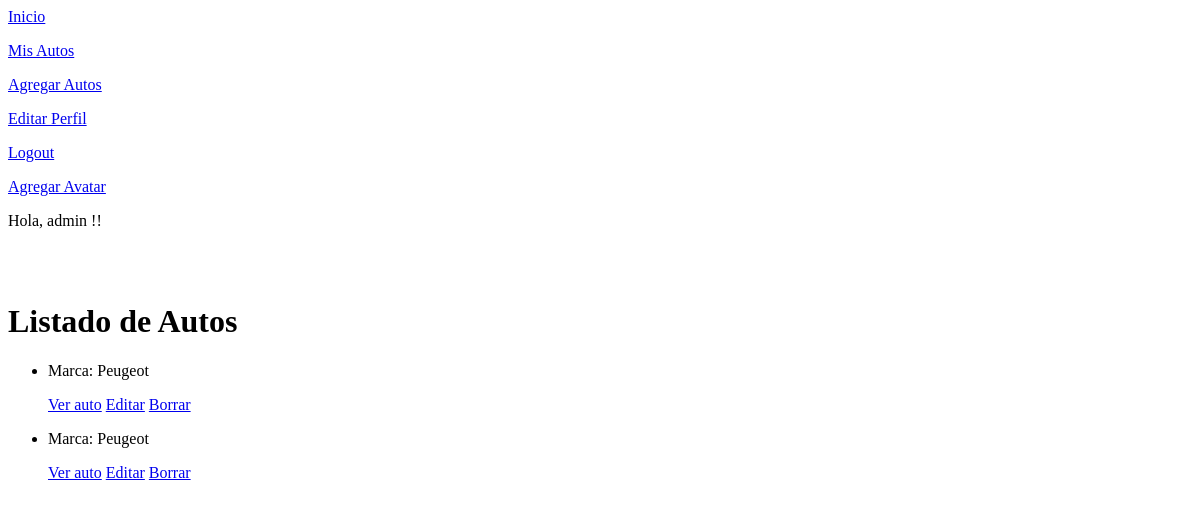
/blog/Autos/list (signed in), run on an earlier commit of the app's database.
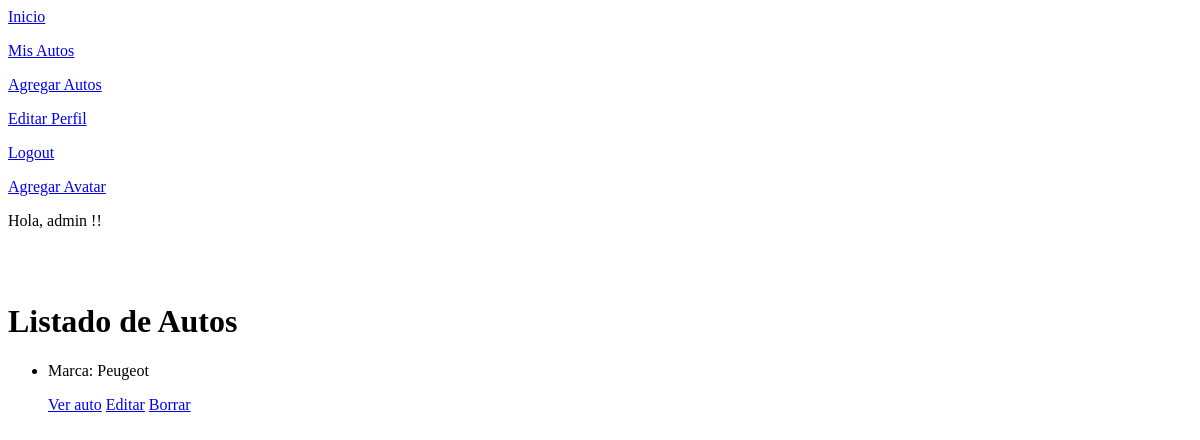
And on a later commit of the database.
### blog/models.py (models this page shows, shortened)
class AutosNuevo(models.Model):
    marca = models.CharField(max_length=30)
    modelo = models.CharField(max_length=30)
    version = models.CharField(max_length=30)
    fecha_de_fabricacion = models.DateField(null=True)
    color = models.CharField(max_length=30)

### blog/views.py (the view)
# urls.py: path("Autos/list", AutosList.as_view(), name="AutosList"),
class AutosList(LoginRequiredMixin, ListView):
    model = AutosNuevo
    template_name = "blog/Autos_list.html"

### blog/templates/blog/Autos_list.html
{% extends "blog/madre.html" %}
{% block inserte_aqui_su_contenido %}
<h1>Listado de Autos </h1>
{% if object_list %}
    <ul>
        {% for AutosNuevo in object_list %}
      <li>
               <p>Marca: {{ AutosNuevo.marca }}</p>
            <p>
                <a href="{% url 'AutosDetail' AutosNuevo.id %}">Ver auto</a>
                <a href="{% url 'AutosUpdate' AutosNuevo.id %}">Editar</a>
                <a href="{% url 'AutosDelete' AutosNuevo.id %}">Borrar</a>
            </p>
        </li>
        {% endfor %}
    </ul>
{% else %}
<h3>No hay autos agregados aún!</h3>
{% endif %}
{% endblock %}

### blog/templates/blog/madre.html (shortened to what this page needs)
<p><a href="{% url 'Inicio' %}">Inicio</a></p>
<p><a href="{% url 'AutosList' %}">Mis Autos</a></p>
<p><a href="{% url 'AutosNew' %}">Agregar Autos</a></p>
{% if request.user.is_authenticated %}
    <p><a href="{% url 'EditarPerfil' %}">Editar Perfil</a></p>
    <p><a href="{% url 'Logout' %}">Logout</a></p>
    <p><a href="{% url 'AgregarAvatar' %}">Agregar Avatar</a></p>
    <p> Hola, {{ user.username }} !!</p>
{% endif %}
{% block inserte_aqui_su_contenido %}
{% endblock %}

What changed in the data, as far as the page shows it:
removed AutosNuevo: marca "Peugeot"
